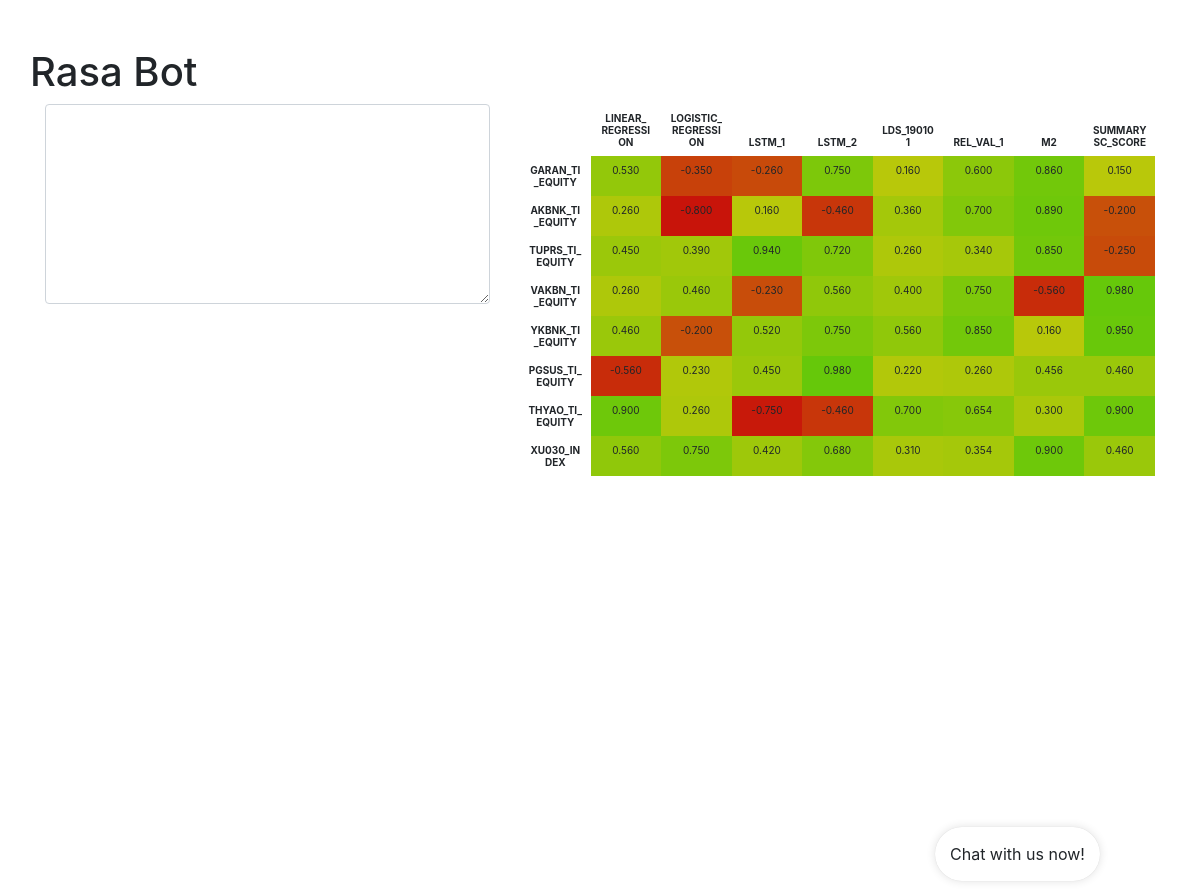
The page / on the database its author committed.
### chat/models.py (models this page shows)
class Heat_map(models.Model):
   ticker_db           = models.CharField(max_length=80)
   LINEAR_REGRESSION   = models.DecimalField(max_digits=5, decimal_places=3, blank=True, null=True)
   LOGISTIC_REGRESSION = models.DecimalField(max_digits=5, decimal_places=3, blank=True, null=True)
   LSTM_1              = models.DecimalField(max_digits=5, decimal_places=3, blank=True, null=True)
   LSTM_2              = models.DecimalField(max_digits=5, decimal_places=3, blank=True, null=True)
   LDS_190101          = models.DecimalField(max_digits=5, decimal_places=3, blank=True, null=True)
   REL_VAL_1           = models.DecimalField(max_digits=5, decimal_places=3, blank=True, null=True)
   M2                  = models.DecimalField(max_digits=5, decimal_places=3, blank=True, null=True)
   SUMMARY_SC_SCORE    = models.DecimalField(max_digits=5, decimal_places=3, blank=True, null=True)

### chat/views.py (the view)
# urls.py: path('', index_view, name='chat_index'),
def index_view(request):
	heat_map = Heat_map.objects.all()
	return render(request, 'index.html',{'heat_maps':heat_map})

### chat/templatetags/pll_extras.py (called while the page is built)
@register.filter()
def redcolor(value):
    if value > 0 :
        return 200-value*100
    elif value < 0 :
        return 200

@register.filter()
def greencolor(value):
    if value > 0 :
        return 200
    elif value < 0 :
        return 100+value*100

### templates/index.html (shortened to what this page needs)
{% load static %}
{% load pll_extras %}
<html>
   <head>
      <link rel="stylesheet" href="{% static 'css/font-awesome.min.css' %}">
      <link rel="stylesheet" href="{% static 'css/style.css' %}">
      <link rel="stylesheet" href="https://stackpath.bootstrapcdn.com/bootstrap/4.1.3/css/bootstrap.min.css">
   </head>
   <body>
      <div class="container">
         <div class="row">
            <h1 class="text-left mt-5">Rasa Bot</h1>
         </div>
         <div class="row content">
            <div class="col-5">
               <div class="report">
                  <div class="form-group shadow-textarea">
                     <textarea class="form-control z-depth-1" id="exampleFormControlTextarea6" rows="3">
                     {{report.report_content}}
                     </textarea>
                  </div>
               </div>
            </div>
            <div class="col-7 headmap">
               <div class="table-responsive">
                  <table class="table table-bordered">
                     <thead>
                        <tr>
                           <th scope="col"></th>
                           <th scope="col">LINEAR_ REGRESSION</th>
                           <th scope="col">LOGISTIC_ REGRESSION</th>
                           <th scope="col">LSTM_1</th>
                           <th scope="col">LSTM_2</th>
                           <th scope="col">LDS_190101</th>
                           <th scope="col">REL_VAL_1</th>
                           <th scope="col">M2</th>
                           <th scope="col">SUMMARY SC_SCORE</th>
                        </tr>
                     </thead>
                     <tbody>
                        {% for head_map in heat_maps %}
                        <tr>
                           <th scope="row">{{head_map.ticker_db}}</th>
                           <td style="background-color: rgba({{ head_map.LINEAR_REGRESSION|redcolor}},{{ head_map.LINEAR_REGRESSION|greencolor}},10);">{{head_map.LINEAR_REGRESSION}}</td>
                           <td style="background-color: rgba({{ head_map.LOGISTIC_REGRESSION|redcolor}},{{ head_map.LOGISTIC_REGRESSION|greencolor}},10);">{{head_map.LOGISTIC_REGRESSION}}</td>
                           <td style="background-color: rgba({{ head_map.LSTM_1|redcolor}},{{ head_map.LSTM_1|greencolor}},10);">{{head_map.LSTM_1}}</td>
                           <td style="background-color: rgba({{ head_map.LSTM_2|redcolor}},{{ head_map.LSTM_2|greencolor}},10);">{{head_map.LSTM_2}}</td>
                           <td style="background-color: rgba({{ head_map.LDS_190101|redcolor}},{{ head_map.LDS_190101|greencolor}},10);">{{head_map.LDS_190101}}</td>
                           <td style="background-color: rgba({{ head_map.REL_VAL_1|redcolor}},{{ head_map.REL_VAL_1|greencolor}},10);">{{head_map.REL_VAL_1}}</td>
                           <td style="background-color: rgba({{ head_map.M2|redcolor}},{{ head_map.M2|greencolor}},10);">{{head_map.M2}}</td>
                           <td style="background-color: rgba({{ head_map.SUMMARY_SC_SCORE|redcolor}},{{ head_map.SUMMARY_SC_SCORE|greencolor}},10);">{{head_map.SUMMARY_SC_SCORE}}</td>
                        </tr>
                        {% endfor %}
                     </tbody>
                  </table>
               </div>
            </div>
         </div>
      </div>
   </body>
</html>

### static/css/style.css (style rules this page uses)
body { font-family: 'Open Sans', sans-serif; font-size: 14px; line-height: 1.42857143; color: #333; }
* { -webkit-box-sizing: border-box; -moz-box-sizing: border-box; box-sizing: border-box; }
.container { padding-right: 15px; padding-left: 15px; margin-right: auto; margin-left: auto; }
.form-control { display: block; width: 100%; height: 34px; padding: 6px 12px; font-size: 14px; outline: none; font-family: 'Open Sans', sans-serif; }
.content { min-height: 800px; }
.table thead th,td { max-width: 70px !important; min-width: 70px !important; min-height: 60px; font-size: 10px !important; word-wrap: break-word; text-align: center; }
.table tbody th,td { max-width: 70px; min-width: 70px; min-height: 60px; font-size: 10px; word-wrap: break-word; text-align: center; }
.table thead th,td { padding: .5rem !important; }
.table tbody th,td { padding: .5rem !important; }
.container { width: 100% important; }
.content { display: flex; }
textarea.form-control { height: 200px !important; }
td, th, tr { border-style : hidden!important; }

### rows shown on the page
Heat_map: ticker_db "GARAN_TI_EQUITY", LINEAR_REGRESSION "0.530", LOGISTIC_REGRESSION "-0.350", LSTM_1 "-0.260", LSTM_2 "0.750", LDS_190101 "0.160", REL_VAL_1 "0.600", M2 "0.860", SUMMARY_SC_SCORE "0.150"
Heat_map: ticker_db "AKBNK_TI_EQUITY", LINEAR_REGRESSION "0.260", LOGISTIC_REGRESSION "-0.800", LSTM_1 "0.160", LSTM_2 "-0.460", LDS_190101 "0.360", REL_VAL_1 "0.700", M2 "0.890", SUMMARY_SC_SCORE "-0.200"
Heat_map: ticker_db "TUPRS_TI_EQUITY", LINEAR_REGRESSION "0.450", LOGISTIC_REGRESSION "0.390", LSTM_1 "0.940", LSTM_2 "0.720", LDS_190101 "0.260", REL_VAL_1 "0.340", M2 "0.850", SUMMARY_SC_SCORE "-0.250"
Heat_map: ticker_db "VAKBN_TI_EQUITY", LINEAR_REGRESSION "0.260", LOGISTIC_REGRESSION "0.460", LSTM_1 "-0.230", LSTM_2 "0.560", LDS_190101 "0.400", REL_VAL_1 "0.750", M2 "-0.560", SUMMARY_SC_SCORE "0.980"
Heat_map: ticker_db "YKBNK_TI_EQUITY", LINEAR_REGRESSION "0.460", LOGISTIC_REGRESSION "-0.200", LSTM_1 "0.520", LSTM_2 "0.750", LDS_190101 "0.560", REL_VAL_1 "0.850", M2 "0.160", SUMMARY_SC_SCORE "0.950"
Heat_map: ticker_db "PGSUS_TI_EQUITY", LINEAR_REGRESSION "-0.560", LOGISTIC_REGRESSION "0.230", LSTM_1 "0.450", LSTM_2 "0.980", LDS_190101 "0.220", REL_VAL_1 "0.260", M2 "0.456", SUMMARY_SC_SCORE "0.460"
Heat_map: ticker_db "THYAO_TI_EQUITY", LINEAR_REGRESSION "0.900", LOGISTIC_REGRESSION "0.260", LSTM_1 "-0.750", LSTM_2 "-0.460", LDS_190101 "0.700", REL_VAL_1 "0.654", M2 "0.300", SUMMARY_SC_SCORE "0.900"
Heat_map: ticker_db "XU030_INDEX", LINEAR_REGRESSION "0.560", LOGISTIC_REGRESSION "0.750", LSTM_1 "0.420", LSTM_2 "0.680", LDS_190101 "0.310", REL_VAL_1 "0.354", M2 "0.900", SUMMARY_SC_SCORE "0.460"
